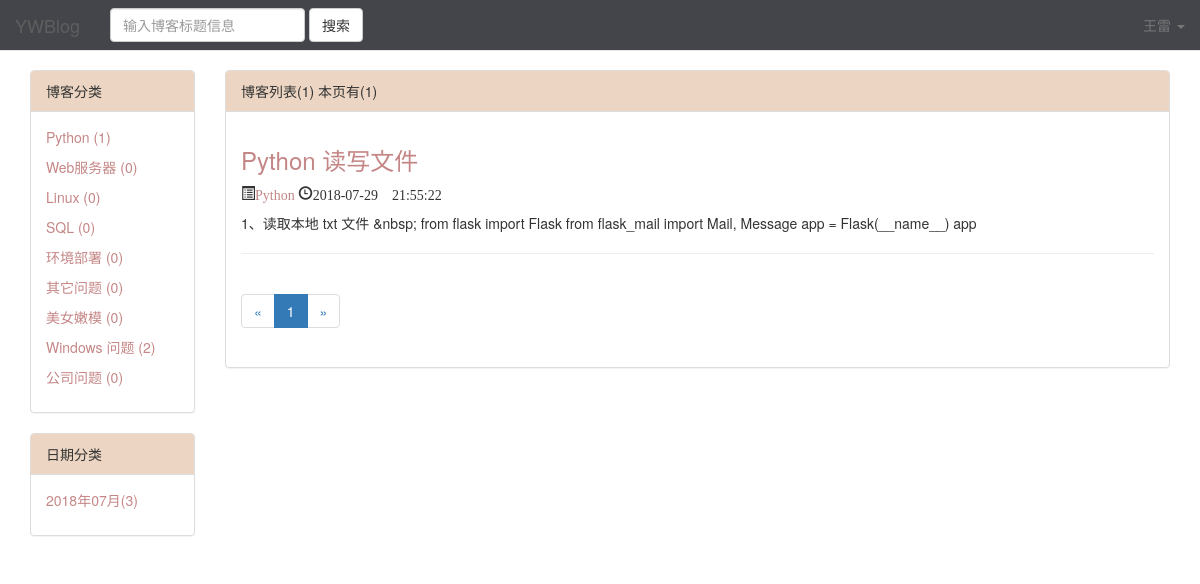
Page /blog/blog_type_list/1/ (signed in) on the committed database.
### blog/models.py (models this page shows, shortened)
class BlogType(models.Model):
    type_name = models.CharField(max_length=32)
    def __str__(self):
        return self.type_name
    class Meta:
        db_table = 'blog_type'
        verbose_name = '博客类型'
        verbose_name_plural = '博客类型'

class Blog(models.Model):
    title = models.CharField(max_length=70)
    content = RichTextUploadingField()
    author = models.ForeignKey(User, to_field='id', on_delete=models.DO_NOTHING)
    blog_type = models.ForeignKey(BlogType, to_field='id', on_delete=models.DO_NOTHING)
    create_time = models.DateTimeField(auto_now_add=True)
    update_time = models.DateTimeField(auto_now=True)
    class Meta:
        db_table = 'blog'
        verbose_name = '博客'
        verbose_name_plural = '博客'

### blog/views.py (the view)
# urls.py: path('blog_type_list/<int:blog_type_id>/', views.blogTypeList, name='blog_type_list'),
@login_check
def blogTypeList(request, blog_type_id):
    blog_type = get_object_or_404(models.BlogType, id=blog_type_id)
    blog_type_list = models.Blog.objects.filter(blog_type=blog_type)
    context = getPublicAllList(request, blog_type_list)
    return render(request, 'blog/blog_type_list.html', context)

### blog/views.py (called while the page is built)
def context_func(request):
    context = {}
    context['SITE_NAME'] = settings.SITE_NAME
    return context

### utils/login_check.py (called while the page is built)
def login_check(func):
    @wraps(func)
    def inner(request, *args, **kwargs):
        if not request.session.get('username'):
            return redirect(reverse('login'))
        return func(request, *args, **kwargs)
    return inner

### blog/templates/blog/blog_type_list.html (shortened to what this page needs)
{% extends 'blog/blog_list.html' %}

### blog/templates/blog/blog_list.html (shortened to what this page needs)
{% extends 'base.html' %}
{% block content %}
<div class="container">
    <div class="row">
      <div class="col-xs-0 col-sm-3 col-md-3 col-lg-2">
        <div class="panel panel-default">
          <div class="panel-heading" id="panel_color1">博客分类</div>
          <div class="panel-body">
            {% for blogtype in blog_types %}
              <p><a href="{% url 'blog_type_list' blogtype.id %}">{{ blogtype.type_name }} ({{ blogtype.blog_count_num }})</a></p>
             {% empty %}
                <h3>暂无分类</h3>
            {% endfor %}
          </div>
        </div>
        <div class="panel panel-default">
          <div class="panel-heading" id="panel_color2">日期分类</div>
          <div class="panel-body">
            {% for blog_date, blog_count in blog_dates.items %}
              <p><a href="{% url 'blog_date_list' blog_date.year blog_date.month %}">{{ blog_date | date:"Y年m月" }}({{ blog_count }})</a></p>
            {% empty %}
                <h3>暂无分类</h3>
            {% endfor %}
          </div>
        </div>
      </div>
      <div class="col-xs-12 col-sm-9  col-md-9 col-lg-10">
          <div class="panel panel-default">
          <div class="panel-heading" id="panel_color3">博客列表({{ total }}) 本页有({{ blogs|length }}) </div>
          <div class="panel-body">
            {% for blog in blogs %}
                <div class="blog">
                    <h3><a href="{% url 'blog_detail' blog.id %}">{{ blog.title }}</a></h3>
                    <p>
                        <span class="glyphicon glyphicon-list-alt" aria-hidden="true"><a href="{% url 'blog_type_list' blog.blog_type.id %}">{{ blog.blog_type }}</a></span>
                        <span class="glyphicon glyphicon-time" aria-hidden="true">{{ blog.create_time | date:"Y-m-d H:i:s" }}</span>
                    </p>
                    <p>{{ blog.content | striptags | truncatechars:120 }}</p>
                </div>
                <hr>
            {% empty %}
                <div class="blog">
                    <h3>暂无博客</h3>
                </div>
            {% endfor %}
          <div>
          <nav aria-label="Page navigation">
              <ul class="pagination">
              {% if current_page.has_previous %}
                <li>
                  <a href="?page={{ current_page.previous_page_number }}" aria-label="Previous">
                    <span aria-hidden="true">&laquo;</span>
                  </a>
                </li>
               {% else %}
                  <li>
                  <a  aria-label="Previous">
                    <span aria-hidden="true">&laquo;</span>
                  </a>
                </li>
              {% endif %}
              {% for page_num in page_range %}
                    {% if current_page.number == page_num %}
                        <li class="active"><a href="?page={{ page_num }}">{{ page_num }}</a></li>
                   {% else %}
                        <li><a href="?page={{ page_num }}">{{ page_num }}</a></li>
                   {% endif %}
              {% endfor %}
          {% if current_page.has_next %}
                <li>
                  <a href="?page={{ current_page.next_page_number }}" aria-label="Next">
                    <span aria-hidden="true">&raquo;</span>
                  </a>
                </li>
           {% else %}
                <li>
                  <a aria-label="Next">
                    <span aria-hidden="true">&raquo;</span>
                  </a>
                </li>
          {% endif %}
              </ul>
            </nav>
            </div>
          </div>
        </div>
      </div>
    </div>
</div>
{% endblock %}

### templates/base.html (style rules this page uses)
body { padding-top: 70px; }

### blog/templates/blog/blog_list.html (style rules this page uses)
#panel_color1 ,#panel_color2 , #panel_color3 { background-color: #ecd6c3; }
a { color: #c58686; }

### rows in the picture
BlogType: type_name "Python", blog_count_num "1"
BlogType: type_name "Web服务器", blog_count_num "0"
BlogType: type_name "Linux", blog_count_num "0"
BlogType: type_name "SQL", blog_count_num "0"
BlogType: type_name "环境部署", blog_count_num "0"
BlogType: type_name "其它问题", blog_count_num "0"
BlogType: type_name "美女嫩模", blog_count_num "0"
BlogType: type_name "Windows 问题", blog_count_num "2"
BlogType: type_name "公司问题", blog_count_num "0"
Blog: title "Python 读写文件", blog_type "Python", create_time "2018-07-29 21:55:22", content "1、读取本地 txt 文件 &nbsp; from flask import Flask from flask_mail import Mail, Message app = Flask(__name__) app"

### other values in the picture
{{ SITE_NAME }} "YWBlog"
{{ request.session.username }} "王雷"
{{ blog_date | date:"Y年m月" }} "2018年07月"
{{ blog_count }} "3"
{{ total }} "1"
{{ blogs|length }} "1"
{{ page_num }} "1"
